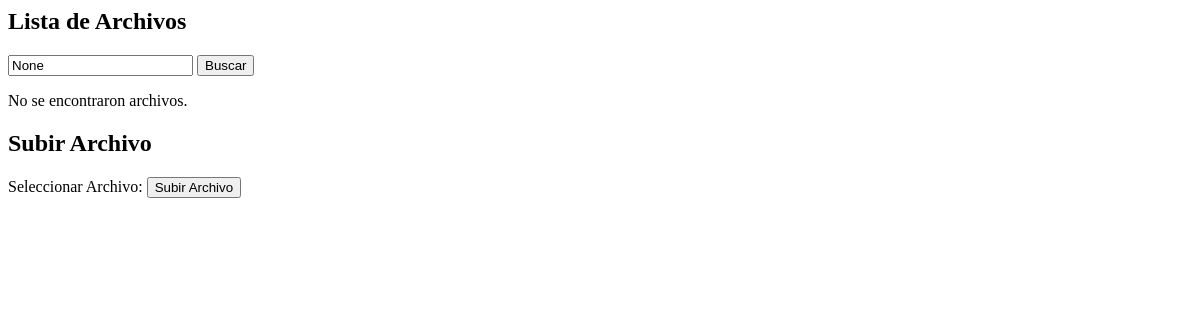
/archivitos/, run on an earlier commit of the app's database.
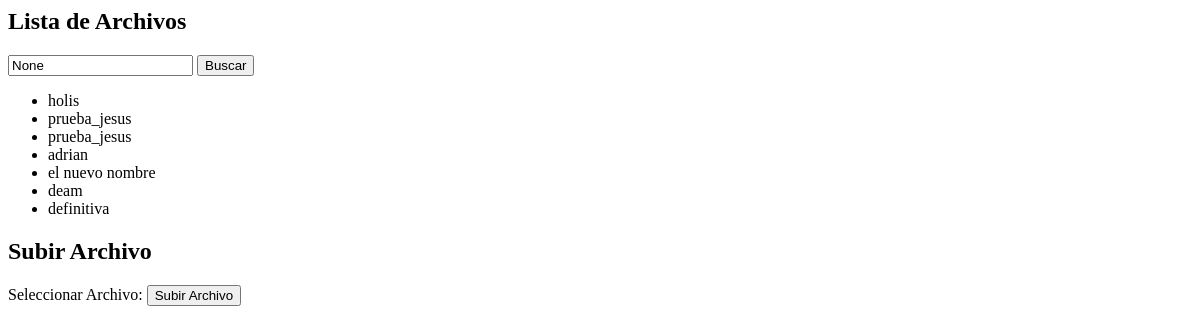
And on a later commit of the database.
### core/models.py (models this page shows, shortened)
class Archivito(models.Model):
    nombre = models.CharField(max_length=1500)
    contenido = models.TextField()

### core/views.py (the view)
# urls.py: path('archivitos/', lista_archivitos, name='lista_archivitos'),
def lista_archivitos(request):
    query = request.GET.get('q')
    if query:
        archivitos = Archivito.objects.filter(Q(nombre__icontains=query) | Q(contenido__icontains=query))
    else:
        archivitos = Archivito.objects.all()
    return render(request, 'lista_archivitos.html', {'archivitos': archivitos, 'query': query})

### core/Templates/lista_archivitos.html (shortened to what this page needs)
{% block content %}
  <h2>Lista de Archivos</h2>
  <form method="get" action="{% url 'lista_archivitos' %}">
    <input type="text" name="q" placeholder="Buscar archivos" value="{{ query }}">
    <button type="submit">Buscar</button>
  </form>
  {% if archivitos %}
    <ul>
      {% for archivito in archivitos %}
        <li>
          {{ archivito.nombre }}
        </li>
      {% endfor %}
    </ul>
  {% else %}
    <p>No se encontraron archivos.</p>
  {% endif %}
  <h2>Subir Archivo</h2>
  <form method="post" action="{% url 'subir_archivito' %}" enctype="multipart/form-data">
    <label for="{{ form.contenido.id_for_label }}">Seleccionar Archivo:</label>
    <button type="submit">Subir Archivo</button>
  </form>
{% endblock %}

What changed in the data, as far as the page shows it:
added Archivito: nombre "holis"
added Archivito: nombre "prueba_jesus"
added Archivito: nombre "prueba_jesus"
added Archivito: nombre "adrian"
added Archivito: nombre "el nuevo nombre"
added Archivito: nombre "deam"
added Archivito: nombre "definitiva"
Also different on the page:
text no longer shown: "No se encontraron archivos."
